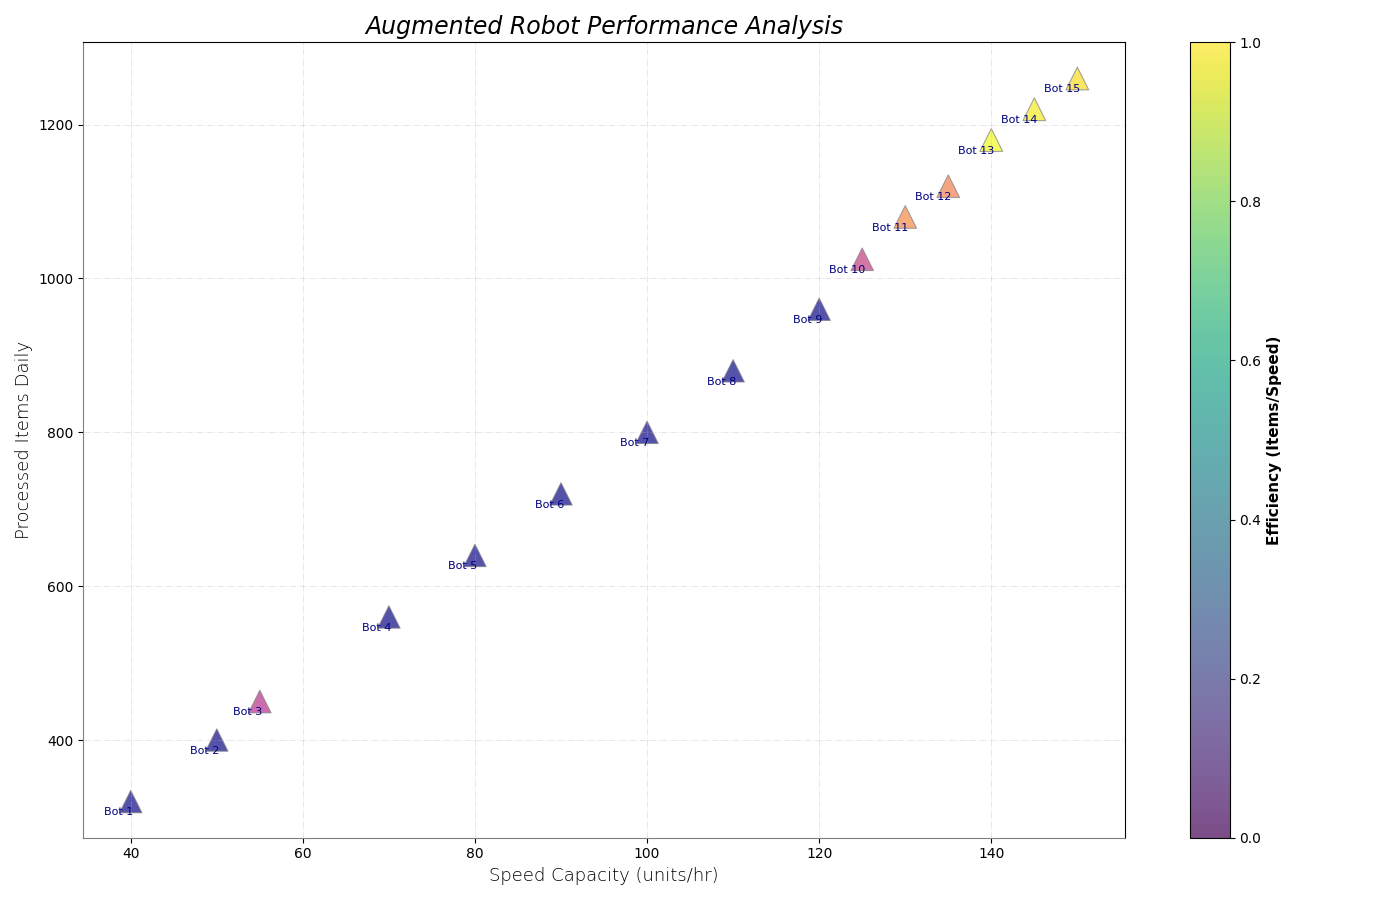

The Python source for this figure:
import matplotlib.pyplot as plt
import numpy as np

robot_ids = np.arange(1, 16)
operational_speeds = np.array([40, 50, 55, 70, 80, 90, 100, 110, 120, 125, 130, 135, 140, 145, 150])
items_processed = np.array([320, 400, 450, 560, 640, 720, 800, 880, 960, 1025, 1080, 1120, 1180, 1220, 1260])

performance_metric = items_processed / operational_speeds
colors = plt.cm.plasma((performance_metric - performance_metric.min()) / (performance_metric.max() - performance_metric.min()))

plt.figure(figsize=(14, 9))
sc = plt.scatter(operational_speeds, items_processed, 
                 c=colors, s=100 + performance_metric * 20, 
                 alpha=0.7, edgecolors='gray', linewidth=0.8, cmap='plasma', marker='^')

plt.title("Augmented Robot Performance Analysis", fontsize=17, fontstyle='italic')
plt.xlabel("Speed Capacity (units/hr)", fontsize=13, fontweight='light')
plt.ylabel("Processed Items Daily", fontsize=13, fontweight='light')

cbar = plt.colorbar(sc)
cbar.set_label('Efficiency (Items/Speed)', fontsize=11, weight='bold')

for i, txt in enumerate(robot_ids):
    plt.annotate(f"Bot {txt}", (operational_speeds[i], items_processed[i]), 
                 textcoords="offset points", xytext=(2, -10), ha='right', fontsize=8, color='navy')

plt.grid(True, linestyle='-.', linewidth=0.7, alpha=0.3)

plt.gca().spines['top'].set_visible(True)
plt.gca().spines['right'].set_visible(True)
plt.gca().spines['left'].set_color('gray')
plt.gca().spines['bottom'].set_color('gray')

plt.tight_layout()
plt.show()
